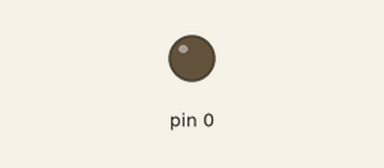
This sketch was run on a simulated Arduino Uno, built with avr-gcc and run on an emulated ATmega328P. Shown: output pins drawn as LEDs (lit = HIGH).

Above: at 6.4 s.
At 25.6 s:
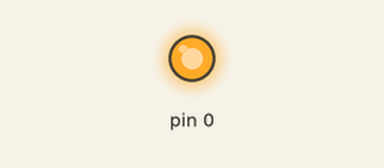
Timing chart, 0 to 66.6 s (numbered marks = the images above):
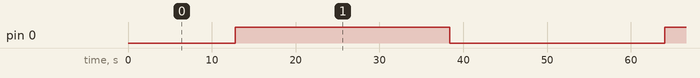

The sketch:

Codigo9.ino
```cpp
// C++ code
/*
  Fade
  This example shows how to fade an LED on pin 9
  using the analogWrite() function.

  The analogWrite() function uses PWM, so if  you
  want to change the pin you're using, be  sure to
  use another PWM capable pin. On most  Arduino,
  the PWM pins are identified with   a "~" sign,
  like ~3, ~5, ~6, ~9, ~10 and ~11.
*/

int brightness = 0;

void setup()
{
  pinMode(0, OUTPUT);
}

void loop()
{
  for (brightness = 0; brightness <= 255; brightness += 1) {
    analogWrite(0, brightness);
    delay(100); // Wait for 100 millisecond(s)
  }
  for (brightness = 255; brightness >= 0; brightness -= 1) {
    analogWrite(0, brightness);
    delay(100); // Wait for 100 millisecond(s)
  }
}
```

Measured:
- by itself, pin 0: alternates HIGH for 25.6 s and LOW for 25.6 s
